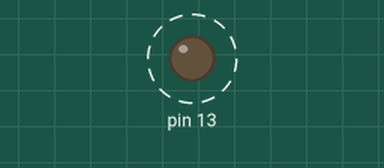
A sketch run on a simulated Arduino Uno, built with avr-gcc and run on an emulated ATmega328P. Shown: output pins drawn as LEDs (lit = HIGH). Dashed ring = blinking. What the sketch prints to the serial monitor is not drawn.

Above: at 0.18 s.
Timing chart, 0 to 3.0 s (numbered marks = the images above):
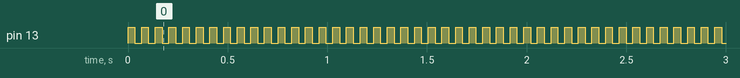

Measured:
- by itself, pin 13: alternates HIGH for 0.03 s and LOW for 0.03 s

The sketch:

LUT.ino
```cpp
/*
  Blink: Function vs LookUp Table Benchmark
  Changes the state of an LED,
  and performs thousands of function calls
  repeatedly.
 */

// Use the following line to use LUT. Comment it for regular function.
#define USE_LUT

// Use the following line to calculate logarithm. Comment it for squares.
#define USE_LOG

// Use the following line to report back to the serial monitor.
#define MEASURE


#define MASK(x) ((unsigned char)(1<<(x)))

#ifdef MEASURE
  uint32_t StartTime, CurrentTime;
#endif

#ifdef USE_LUT
  #ifdef USE_LOG
    // LookUp Table for the base 10 logarithm of 0 through 255.
    const double log_LUT[256] PROGMEM = {-1.0E30, 0.000000, 0.301030, 0.477121, 0.602060,
    0.698970, 0.778151, 0.845098, 0.903090, 0.954243, 1.000000, 1.041393, 1.079181,
    1.113943, 1.146128, 1.176091, 1.204120, 1.230449, 1.255273, 1.278754, 1.301030,
    1.322219, 1.342423, 1.361728, 1.380211, 1.397940, 1.414973, 1.431364, 1.447158,
    1.462398, 1.477121, 1.491362, 1.505150, 1.518514, 1.531479, 1.544068, 1.556303,
    1.568202, 1.579784, 1.591065, 1.602060, 1.612784, 1.623249, 1.633468, 1.643453,
    1.653213, 1.662758, 1.672098, 1.681241, 1.690196, 1.698970, 1.707570, 1.716003,
    1.724276, 1.732394, 1.740363, 1.748188, 1.755875, 1.763428, 1.770852, 1.778151,
    1.785330, 1.792392, 1.799341, 1.806180, 1.812913, 1.819544, 1.826075, 1.832509,
    1.838849, 1.845098, 1.851258, 1.857332, 1.863323, 1.869232, 1.875061, 1.880814,
    1.886491, 1.892095, 1.897627, 1.903090, 1.908485, 1.913814, 1.919078, 1.924279,
    1.929419, 1.934498, 1.939519, 1.944483, 1.949390, 1.954243, 1.959041, 1.963788,
    1.968483, 1.973128, 1.977724, 1.982271, 1.986772, 1.991226, 1.995635, 2.000000,
    2.004321, 2.008600, 2.012837, 2.017033, 2.021189, 2.025306, 2.029384, 2.033424,
    2.037426, 2.041393, 2.045323, 2.049218, 2.053078, 2.056905, 2.060698, 2.064458,
    2.068186, 2.071882, 2.075547, 2.079181, 2.082785, 2.086360, 2.089905, 2.093422,
    2.096910, 2.100371, 2.103804, 2.107210, 2.110590, 2.113943, 2.117271, 2.120574,
    2.123852, 2.127105, 2.130334, 2.133539, 2.136721, 2.139879, 2.143015, 2.146128,
    2.149219, 2.152288, 2.155336, 2.158362, 2.161368, 2.164353, 2.167317, 2.170262,
    2.173186, 2.176091, 2.178977, 2.181844, 2.184691, 2.187521, 2.190332, 2.193125,
    2.195900, 2.198657, 2.201397, 2.204120, 2.206826, 2.209515, 2.212188, 2.214844,
    2.217484, 2.220108, 2.222716, 2.225309, 2.227887, 2.230449, 2.232996, 2.235528,
    2.238046, 2.240549, 2.243038, 2.245513, 2.247973, 2.250420, 2.252853, 2.255273,
    2.257679, 2.260071, 2.262451, 2.264818, 2.267172, 2.269513, 2.271842, 2.274158,
    2.276462, 2.278754, 2.281033, 2.283301, 2.285557, 2.287802, 2.290035, 2.292256,
    2.294466, 2.296665, 2.298853, 2.301030, 2.303196, 2.305351, 2.307496, 2.309630,
    2.311754, 2.313867, 2.315970, 2.318063, 2.320146, 2.322219, 2.324282, 2.326336,
    2.328380, 2.330414, 2.332438, 2.334454, 2.336460, 2.338456, 2.340444, 2.342423,
    2.344392, 2.346353, 2.348305, 2.350248, 2.352183, 2.354108, 2.356026, 2.357935,
    2.359835, 2.361728, 2.363612, 2.365488, 2.367356, 2.369216, 2.371068, 2.372912,
    2.374748, 2.376577, 2.378398, 2.380211, 2.382017, 2.383815, 2.385606, 2.387390,
    2.389166, 2.390935, 2.392697, 2.394452, 2.396199, 2.397940, 2.399674, 2.401401,
    2.403121, 2.404834, 2.406540};
  #else
    // LookUp Table for the square of 0 through 255.
    const uint32_t sq_LUT[256] PROGMEM = {0, 1, 4, 9, 16, 25, 36, 49, 64, 81, 100, 121, 144,
    169, 196, 225, 256, 289, 324, 361, 400, 441, 484, 529, 576, 625, 676, 729, 784,
    841, 900, 961, 1024, 1089, 1156, 1225, 1296, 1369, 1444, 1521, 1600, 1681, 1764,
    1849, 1936, 2025, 2116, 2209, 2304, 2401, 2500, 2601, 2704, 2809, 2916, 3025,
    3136, 3249, 3364, 3481, 3600, 3721, 3844, 3969, 4096, 4225, 4356, 4489, 4624,
    4761, 4900, 5041, 5184, 5329, 5476, 5625, 5776, 5929, 6084, 6241, 6400, 6561,
    6724, 6889, 7056, 7225, 7396, 7569, 7744, 7921, 8100, 8281, 8464, 8649, 8836,
    9025, 9216, 9409, 9604, 9801, 10000, 10201, 10404, 10609, 10816, 11025, 11236,
    11449, 11664, 11881, 12100, 12321, 12544, 12769, 12996, 13225, 13456, 13689,
    13924, 14161, 14400, 14641, 14884, 15129, 15376, 15625, 15876, 16129, 16384,
    16641, 16900, 17161, 17424, 17689, 17956, 18225, 18496, 18769, 19044, 19321,
    19600, 19881, 20164, 20449, 20736, 21025, 21316, 21609, 21904, 22201, 22500,
    22801, 23104, 23409, 23716, 24025, 24336, 24649, 24964, 25281, 25600, 25921,
    26244, 26569, 26896, 27225, 27556, 27889, 28224, 28561, 28900, 29241, 29584,
    29929, 30276, 30625, 30976, 31329, 31684, 32041, 32400, 32761, 33124, 33489,
    33856, 34225, 34596, 34969, 35344, 35721, 36100, 36481, 36864, 37249, 37636,
    38025, 38416, 38809, 39204, 39601, 40000, 40401, 40804, 41209, 41616, 42025,
    42436, 42849, 43264, 43681, 44100, 44521, 44944, 45369, 45796, 46225, 46656,
    47089, 47524, 47961, 48400, 48841, 49284, 49729, 50176, 50625, 51076, 51529,
    51984, 52441, 52900, 53361, 53824, 54289, 54756, 55225, 55696, 56169, 56644,
    57121, 57600, 58081, 58564, 59049, 59536, 60025, 60516, 61009, 61504, 62001,
    62500, 63001, 63504, 64009, 64516, 65025};
  #endif
#else
  #ifndef USE_LOG
    // Regular function for the square of 0 through 255.
    uint32_t sq_func(uint8_t x){
      return (uint32_t)x*x;
    }
  #endif
#endif

// x is a placeholder variable to make use of the functions/LUTs.
// It's a double for logarithms, and a 32 bit integer for squares.
#ifdef USE_LOG
  volatile double x = 0.0;
#else
  volatile uint32_t x = 0;
#endif

void setup() {
  DDRB |= MASK(5);   // The LED pin is output. Mask: 00100000
  Serial.begin(9600);
}

void loop() {
  PORTB ^= MASK(5);  // Toggle LED

  // j is the main loop variable. Logarithms take longer, so different values are used.
  #ifdef USE_LOG
    uint32_t j = 100;
  #else
    uint32_t j = 600;
  #endif

  #ifdef MEASURE
    StartTime = millis();
  #endif

  while(j--)
    for(uint8_t i=0; i<255; i++){ // Call functions 255 times, according to #define symbols
      #ifdef USE_LUT
        #ifdef USE_LOG
          x = log_LUT[i];   // Using base 10 logarithm LookUp Table
        #else
          x = sq_LUT[i];    // Using square LookUp Table
        #endif
      #else
        #ifdef USE_LOG
          x = log10(i);     // Using base 10 logarithm function from math.h
        #else
          x = sq_func(i);   // Using square function, defined above
        #endif
      #endif
    }

  #ifdef MEASURE
    CurrentTime = millis();
    Serial.print("Took ");
    Serial.print((float)(CurrentTime - StartTime)*0.001,3);
    Serial.print(" seconds\n");
  #endif
}
```
